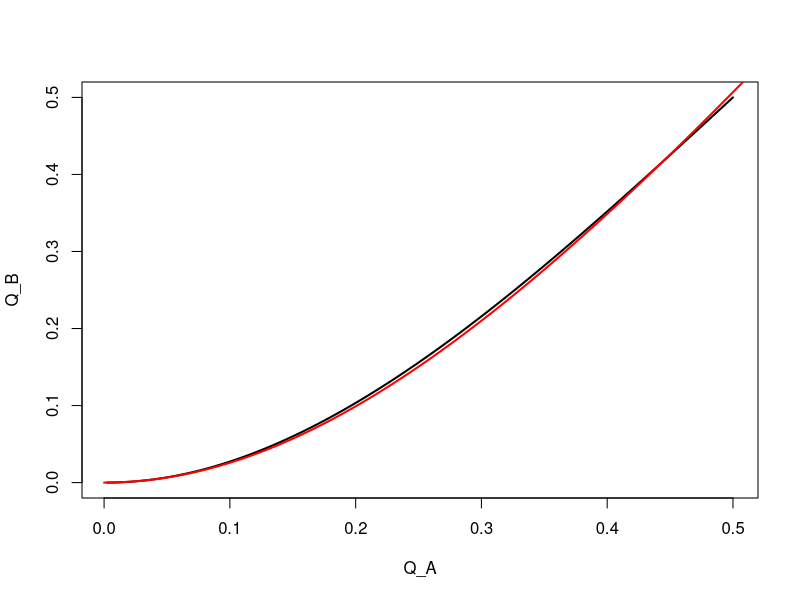
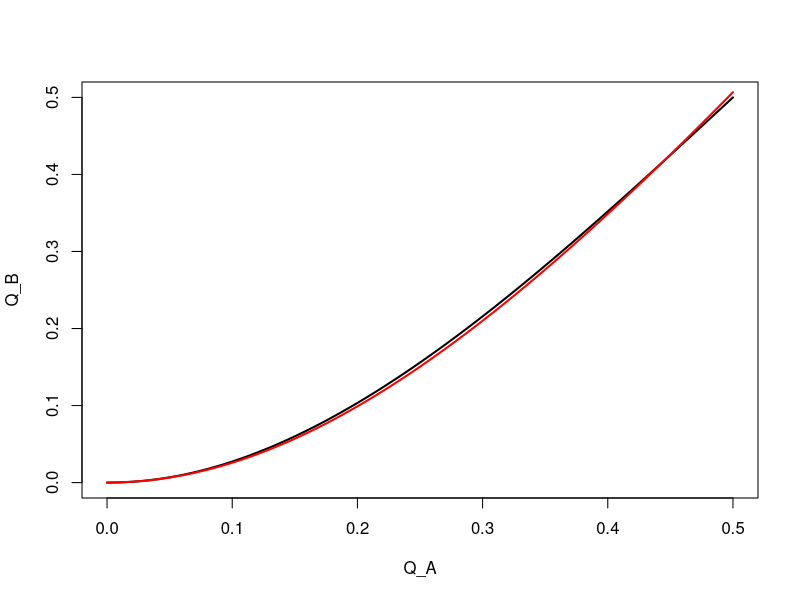
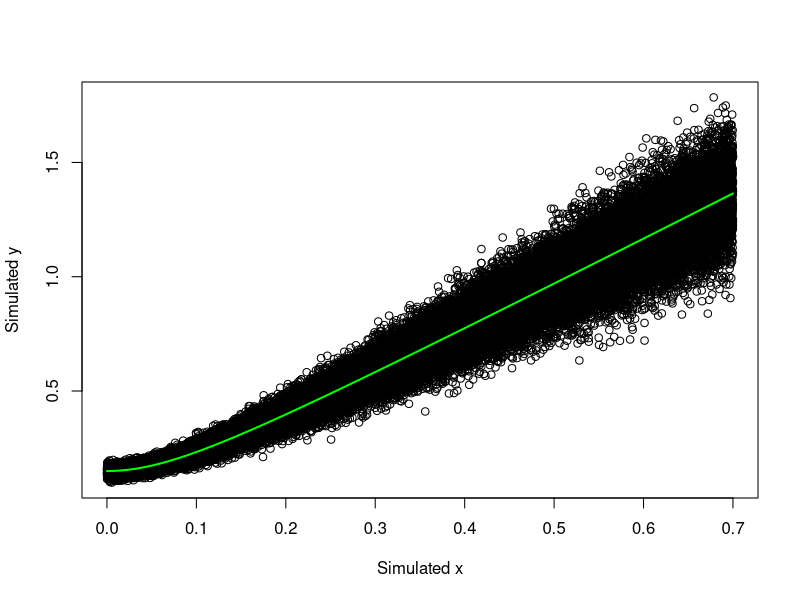

The R source for these figures, in order:

##### This code accompanies paper: https://www.scirp.org/journal/paperinformation?paperid=146129 #####
##### (
##### Confirmation of the H. Reiber's original approximation
erfc = function(x) {2*pnorm(x*sqrt(2), lower.tail=F)}

za = seq(0, 2, 0.01)
erfc_za = 0.5 * erfc(za)
zb = 1.5 * za
erfc_zb = 0.5 * erfc(zb)

## Reiber's original parameters (1994)
a=c=0.8736
b=0.4087

qb_fit = a/b * sqrt(za^2 + b^2) - c
plot(erfc_za, erfc_zb, type="l", xlab="Q_A", ylab="Q_B", lwd=2)
lines(za, qb_fit, col="red", lwd=2)


### The same with inverse erfc ###
erfcinv = function(x) {qnorm(x/2, lower.tail=F)/sqrt(2)}
x = seq(0, 0.5, 0.01)
y = 0.5 * erfc(1.5 * erfcinv(2*x))
plot(x,y, type="l", xlab="Q_A", ylab="Q_B", lwd=2)
qb_fit_inv = a/b * sqrt(x^2 + b^2) - c
lines(x, qb_fit_inv, col="red", lwd=2)



########## A Simulated Dataset with a constant CV = 10% of y ##########
set.seed(1234)

## True parameters:
a_true = 0.2
b_true = 0.1
c_true = 0.05


x = seq(1e-4, 0.7, length=5e4)
y = a_true/b_true*sqrt(x^2 + b_true^2) - c_true

## introducing Normal noise in the outcome y
y = rnorm(5e4, y, 0.1*y)
plot(x,y, xlab="Simulated x", ylab="Simulated y")


############### Parametrization with Levenberg-Marquardt ###############
a=0.001; b=0.001; c=0.001

converged = F
iter = 0
lbd = 1e-3
epsi = 100

resid = function(a,b,c) {return(y - a/b*sqrt(x^2 + b^2) + c)}

while(!converged) {
  iter = iter + 1
  
  ## elements of the Jacobian mx
  J1 = 1/b * sqrt(x^2 + b^2)
  J2 = -a*x^2*(b^2*sqrt(x^2 + b^2))^(-1)
  J3 = -1
  J = matrix(rbind(J1, J2, J3), byrow=T, ncol=3)
  
  ## updating term, h
  h = solve(t(J) %*% J + diag(lbd, 3)) %*% t(J) %*% resid(a,b,c)
  
  ## LM criterion
  if (norm(resid(a,b,c), "2") > norm(resid(a+h[1], b+h[2], c+h[3]), "2"))
  {lbd = lbd/epsi}
  else {
    while (norm(resid(a,b,c), "2") < norm(resid(a+h[1], b+h[2], c+h[3]), "2"))
    {lbd = lbd*epsi
    h = solve(t(J) %*% J + diag(lbd, 3)) %*% t(J) %*% resid(a,b,c)}}
  
  ## updating of the parameters
  a = a + h[1]
  b = b + h[2]
  c = c + h[3]
  
  ## check for convergence
  converged = norm(h, "2") < 1e-12}


RSS = sum(resid(a,b,c)^2)

## Covariance mx at the convergence
(Cov_mx = RSS/(length(x)-3+1)*solve(t(J) %*% J))

cat("Numb. of iterations:", iter)

## Point Estimates and the St. Errors:
cat("a_hat:", a, "\t se_a_hat:", sqrt(diag(Cov_mx))[1])
cat("b_hat:", b, "\t se_b_hat:", sqrt(diag(Cov_mx))[2])
cat("c_hat:", c, "\t se_c_hat:", sqrt(diag(Cov_mx))[3])

## plotting the estimated curve
xx = seq(1e-4, 0.7, length=1000)
lines(xx, (a/b*sqrt(xx^2 + b^2) - c), col="green", lwd=2)


